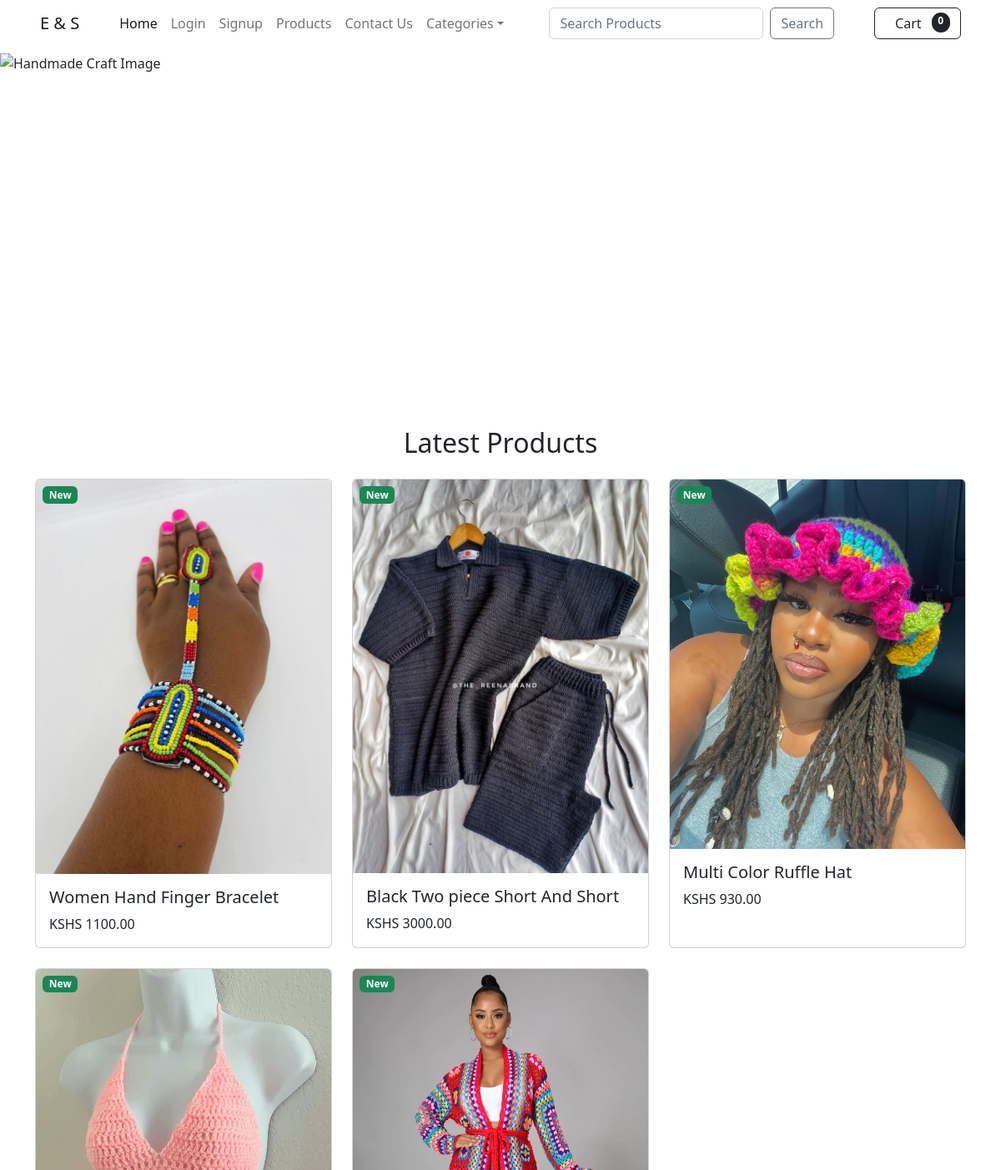
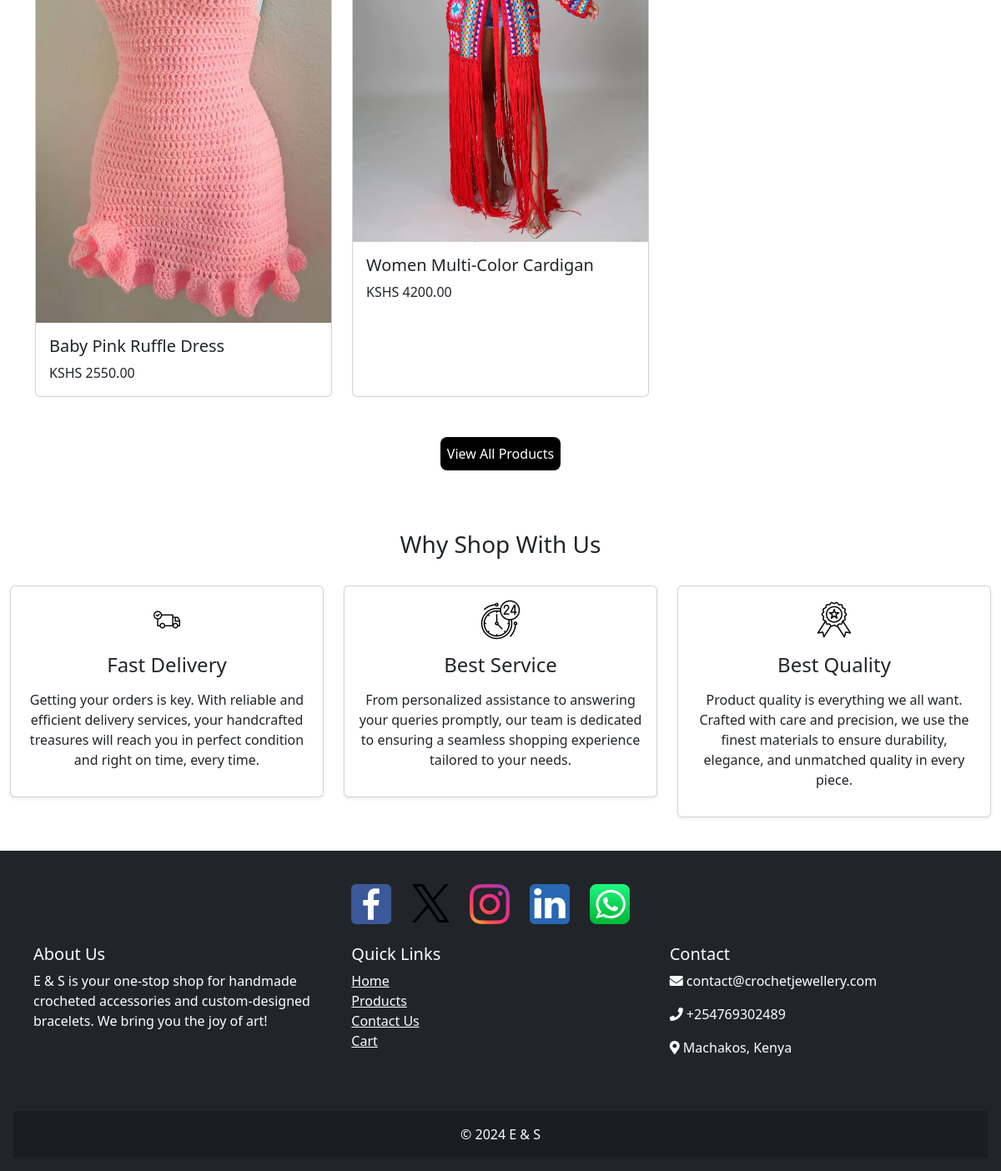
The page / on the database its author committed (2 pictures, top to bottom).
### my_app/models.py (models this page shows, shortened)
class Product(models.Model):
    name = models.CharField(max_length=50)
    description = models.CharField(max_length=250, default="", blank=True, null=True)
    price = models.DecimalField(default=0, max_digits=10, decimal_places=2)
    image = models.ImageField(upload_to='products/images/')
    category = models.ForeignKey(Category, related_name='products', on_delete=models.CASCADE)
    created_at = models.DateTimeField(auto_now_add=True)
    updated_at = models.DateTimeField(auto_now=True)
    is_new = models.BooleanField(default=False)
    class Meta:
        ordering = ['category']
        db_table = 'product'
        verbose_name_plural = 'Products'

### my_app/views.py (the view)
# urls.py: 2. Add a URL to urlpatterns:  path('', views.home, name='home')
def home(request):
    products = Product.objects.all()
    latest_products = Product.objects.filter(is_new=True)[:6]  # [:6] limits the query to fetch only the top 6 products
    return render(request, 'home.html', {"products": products, "latest_products": latest_products})

### cart/cart.py (called while the page is built)
    def __len__(self):
        return len(self.cart)

### cart/context_processors.py (called while the page is built)
def cart(request):
    return {'cart': Cart(request)}

### templates/home.html (shortened to what this page needs)
{% extends 'master.html' %}
{% load static %}
{% block extra_css %}
    <link rel="stylesheet" href="{% static 'css/about.css' %}">
{% endblock %}
{% block content %}
    {% include 'header.html' %}
    <div class="container py-5">
        <h2 class="text-center mb-4">Latest Products</h2>
        <div class="row">
            {% for product in latest_products %}
                <div class="col-md-4 mb-4">
                    <div class="card h-100">
                        <div class="position-relative">
                            <img src="{{ product.image.url }}" class="card-img-top" alt="{{ product.name }}">
                            {% if product.is_new %}
                                <span class="badge bg-success position-absolute top-0 start-0 m-2">New</span>
                            {% endif %}
                        </div>
                        <div class="card-body">
                            <h5 class="card-title">{{ product.name }}</h5>
                            <p class="card-text">KSHS {{ product.price }}</p>
                        </div>
                    </div>
                </div>
            {% endfor %}
        </div>
        <div class="d-flex justify-content-center py-4">
            {% include 'button.html' with url='product_list' label='View All Products' btn_class='btn-primary' %}
        </div>
    </div>
    <h3 style="text-align: center">Why Shop With Us</h3>
    <div class="container-fluid py-4">
        <div class="row justify-content-between">
            <div class="col-sm-4 mb-3">
                <div class="card shadow-sm">
                    <div class="card-body text-center">
                        <img src="{% static 'images/delivery.png' %}" alt="delivery" class="icons">
                        <h4 class="my-3">Fast Delivery</h4>
                        <p>Getting your orders is key. With reliable and efficient delivery services, your handcrafted treasures will reach you in perfect condition and right on time, every time.</p>
                    </div>
                </div>
            </div>
            <div class="col-sm-4 mb-3">
                <div class="card shadow-sm">
                    <div class="card-body text-center">
                        <img src="{% static 'images/service.png' %}" alt="service" class="icons">
                        <h4 class="my-3">Best Service</h4>
                        <p>From personalized assistance to answering your queries promptly, our team is dedicated to ensuring a seamless shopping experience tailored to your needs.</p>
                    </div>
                </div>
            </div>
            <div class="col-sm-4 mb-3">
                <div class="card shadow-sm">
                    <div class="card-body text-center">
                        <img src="{% static 'images/quality.png' %}" alt="quality" class="icons">
                        <h4 class="my-3">Best Quality</h4>
                        <p>Product quality is everything we all want. Crafted with care and precision, we use the finest materials to ensure durability, elegance, and unmatched quality in every piece.</p>
                    </div>
                </div>
            </div>
        </div>
    </div>
{% endblock %}

### rows shown on the page
Product: image (picture), is_new "New", name "Women Hand Finger Bracelet", price "1100.00"
Product: image (picture), is_new "New", name "Black Two piece Short And Short", price "3000.00"
Product: image (picture), is_new "New", name "Multi Color Ruffle Hat", price "930.00"
Product: image (picture), is_new "New", name "Baby Pink Ruffle Dress", price "2550.00"
Product: image (picture), is_new "New", name "Women Multi-Color Cardigan", price "4200.00"

### other values the page prints
{{ cart|length }} "0"
{{ label }} "View All Products"
